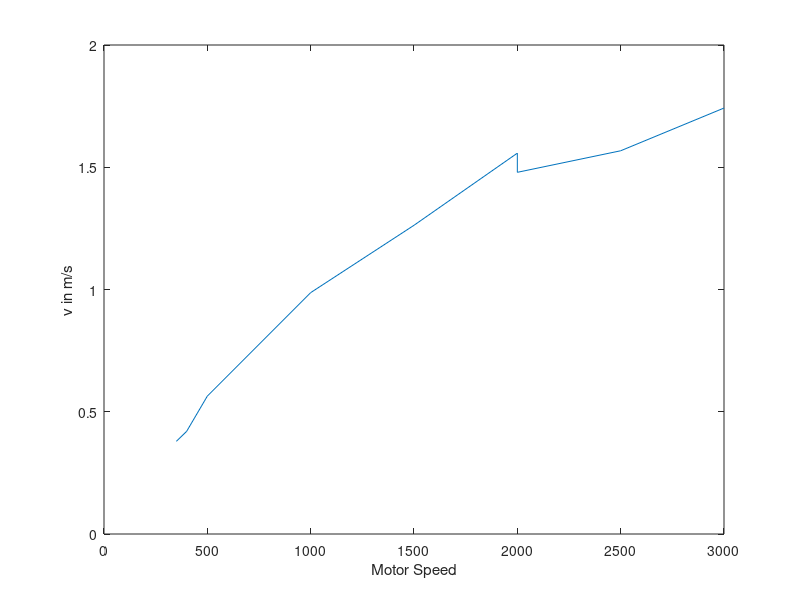
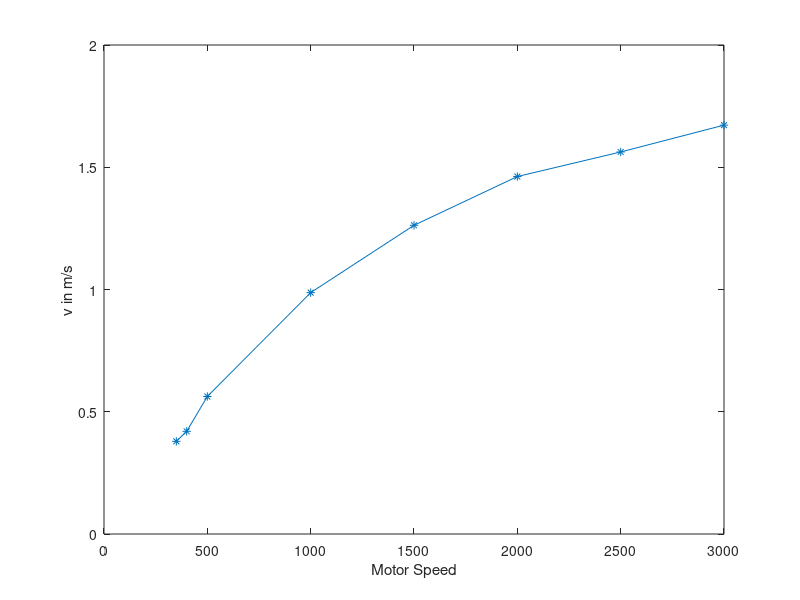
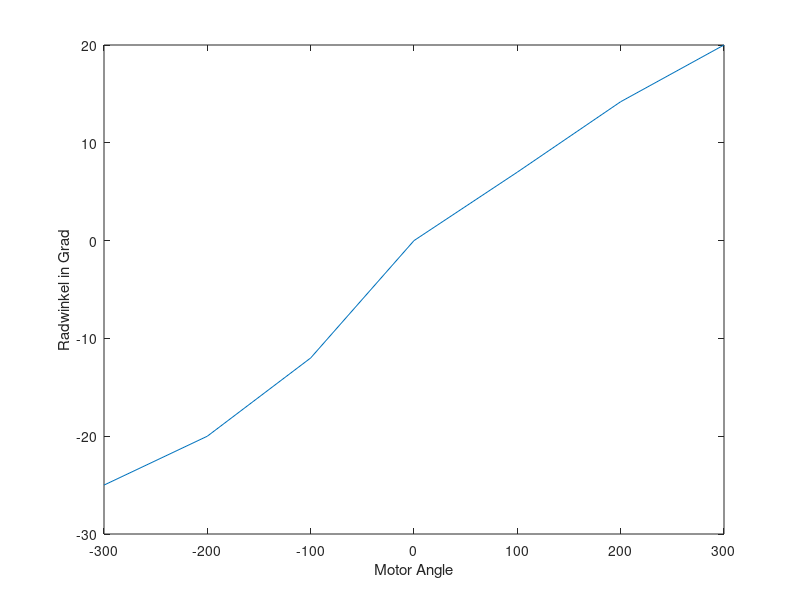
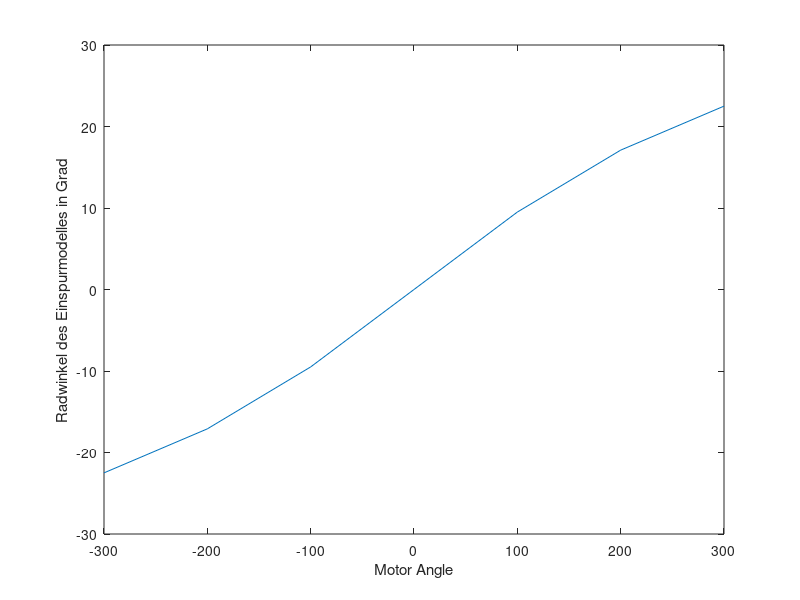

These charts were generated, in order, by the following MATLAB code:
%% v(Motor Speed) gerade Strecke

motorspeed=[350 400 500 1000 1500 2000 2000 2500 3000];  %Regler in Simulink
Strecke=1;
t=[2.639 2.381  1.773 1.013 0.792 0.642 0.676 0.638 0.574 ];

v=Strecke./t;

figure
plot(motorspeed,v);
xlabel('Motor Speed')
ylabel('v in m/s')

%% v(Motor Speed) gerade Strecke

motorspeed=[350 400 500 1000 1500 2000 2500 3000];  %Regler in Simulink
Strecke=1;
t=[2.639 2.381  1.778 1.013 0.792 0.684 0.64 0.598 ];

v=Strecke./t;

figure
plot(motorspeed,v,'*-');
xlabel('Motor Speed')
ylabel('v in m/s')


%% Lenkwinkel(Motor Angle) stationär

motorangle=[-300 -200 -100 0 100 200 300];     %Regler in Simulink
Radwinkel=[-25 -20 -12 0 7.0 14.2 20]./180*pi;  %gemessen (rechtes Vorderrad)

figure
plot(motorangle,Radwinkel/pi*180);
xlabel('Motor Angle')
ylabel('Radwinkel in Grad')


%Radwinkel=(Radwinkel-flipud(Radwinkel')')*0.5;
%Durchschnitt des Innen- und Außenrades für Einspurmodell (ungefähr)
Radwinkel=[-22.5 -17.1 -9.5 0 9.5 17.1 22.5]./180*pi;   
figure
plot(motorangle,Radwinkel/pi*180);
xlabel('Motor Angle')
ylabel('Radwinkel des Einspurmodelles in Grad')

%% v(Motor Speed, Motor Angle) Kreisfahrt

motorspeed=[ 400 500 750 1000];
motorangle=[-300 -100 100 300];
Radwinkel=[-40 -9 10 41]./180*pi;
R=[3 3 3 3];
t=[ 45 40 50 35];

Strecke=2*pi.*R;
v=Strecke./t;

figure
subplot(2,1,1);
plot(motorspeed,v);
xlabel('Motor Speed')
ylabel('v in m/s')

subplot(2,1,2);
plot(motorangle,Radwinkel/pi*180);
xlabel('Motor Angle')
ylabel('Radwinkel in Grad')



%% Bestimmung von k_sh durch Messen von Beta

m=1;
l_v=0.1;
l_h=0.1;
R=[1 2];                           %Radius des Kreises
t=[10 20];                         %Dauer der Kreisfahrt
Runden=[1 1];

Beta=[ 3 2]./180*pi;

Kreisumfang=2*pi*R;
v=Kreisumfang.*Runden./t;
l=l_v+l_h;

k_sh=(l_v.*m.*v.^2)./(l.*(l_h-R.*Beta))
k_sh_mittel=mean(k_sh)

%% Bestimmung von k_sv durch Messen von delta_v

delta_v=[28 15]/180*pi;

k_sv=l_h./(l^2*(R.*delta_v-l)./(m*l.*v.^2)+l_v/k_sh_mittel)
k_sv_mittel=mean(k_sv)


unter_ueber_steuern=k_sh_mittel*l_h-k_sv_mittel*l_v

%% k_sh(Beta) 

l_v=0.1;
l_h=0.1;
R=[1];                          
t=[10];                         
Runden=[1];

Beta=[0:0.1:5]./180*pi;

Kreisumfang=2*pi*R;
v=Kreisumfang.*Runden./t;
l=l_v+l_h;

k_sh=l_v.*m.*v.^2./(l.*(l_h-R.*Beta));
figure
plot(Beta./pi*180,k_sh);
xlabel('Schwimmwinkel Beta in Grad')
ylabel('k_{sh}')

%% k_sv(delta_v) 

l_v=0.1;
l_h=0.1;
R=[1];                          
t=[10];                         
Runden=[1];

delta_v=[0:0.1:45]./180*pi;

Kreisumfang=2*pi*R;
v=Kreisumfang.*Runden./t;
l=l_v+l_h;

figure
k_sv=l_h./(l^2*(R.*delta_v-l)/(m*l.*v.^2)+l_v/k_sh_mittel);
plot(delta_v./pi*180,k_sv);
xlabel('delta_v')
ylabel('k_{sv}')
